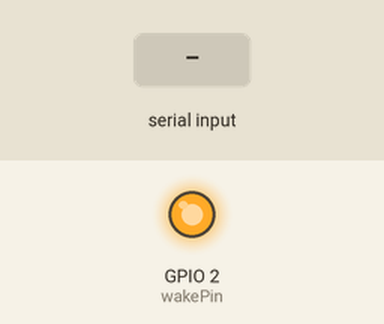
Bench run of a sketch on a simulated ESP8266 (NodeMCU). Shown: output pins drawn as LEDs (lit = HIGH). The inputs (shaded band) are chosen by the test bench. WiFi joins after 1.5 s; servers stay silent unless stated; no MQTT or app messages arrive unless stated; what the sketch prints to the serial monitor is not drawn. At 2.8 s the program puts the board to deep sleep or switches it off; the recording ends there.

Above: at 1.0 s.
1.1 s: "1" received over Serial
At 2.4 s:
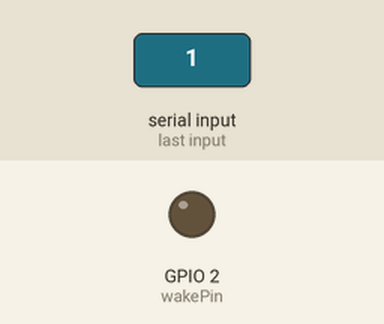
Timing chart, 0 to 2.8 s (numbered marks = the images above; inputs shaded):
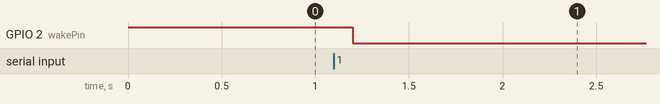

The sketch:

esp8266.ino
```cpp
/*
  Basic ESP8266 MQTT example

  This sketch demonstrates the capabilities of the pubsub library in combination
  with the ESP8266 board/library.

  It connects to an MQTT server then:
  - publishes "hello world" to the topic "outTopic" every two seconds
  - subscribes to the topic "inTopic", printing out any messages
    it receives. NB - it assumes the received payloads are strings not binary
  - If the first character of the topic "inTopic" is an 1, switch ON the ESP Led,
    else switch it off

  It will reconnect to the server if the connection is lost using a blocking
  reconnect function. See the 'mqtt_reconnect_nonblocking' example for how to
  achieve the same result without blocking the main loop.

  To install the ESP8266 board, (using Arduino 1.6.4+):
  - Add the following 3rd party board manager under "File -> Preferences -> Additional Boards Manager URLs":
       http://arduino.esp8266.com/stable/package_esp8266com_index.json
  - Open the "Tools -> Board -> Board Manager" and click install for the ESP8266"
  - Select your ESP8266 in "Tools -> Board"

*/

#include <ESP8266WiFi.h>
#include <PubSubClient.h>

// Update these with values suitable for your network.

const char* ssid = "Kvinderegensen";
const char* password = "qralumne";
const char* mqtt_server = "87.63.168.126";

const char* serverUser = "admin";
const char* serverPassword = "Strandparken57";

const char* dataOut[2];


String inputString = "";         // a String to hold incoming data
boolean stringComplete = false;
WiFiClient espClient;
PubSubClient client(espClient);
long lastMsg = 0;

char msg[50];
int value = 0;
int wakePin = 2;
String data[4];
int sensorNumber = 2;
char input;
int error = 0;
String content = "";


void setup() {
  //  pinMode(BUILTIN_LED, OUTPUT);     // Initialize the BUILTIN_LED pin as an output
  pinMode(wakePin, OUTPUT);
  Serial.begin(115200);

  digitalWrite(wakePin, HIGH);
  delay(200);
  while (!(Serial.available())) {
    if (Serial.available()) {
      break;
    }
  }
  while (Serial.available()) {
    delay(100);
    input = Serial.read();
    content.concat(input);

  }

  //data[0] = "1";
  //data[1] = "2";
  /*
    for(int i = 0; i < sensorNumber; i++){ //convert data from int to const char*
    dataOut[i] = data[i].c_str();
    }
  */
  for (int i = 0; i < sensorNumber; i++) { //convert data from int to const char*
    dataOut[i] = content.c_str();
  }
  //dataOut[1] = String(input).c_str();
  digitalWrite(wakePin, LOW);
  setup_wifi();
  client.setServer(mqtt_server, 1883);
  client.setCallback(callback);

  if (!client.connected()) {
    reconnect();
  }

  client.loop();

  for (int i = 0; i < sensorNumber; i++) {
    snprintf (msg, 75, "data%ld", i);
    client.publish(msg, dataOut[i]);
  }
  snprintf (msg, 75, "hello world #%ld", value);
  Serial.println(msg);


  client.publish("outTopic", msg);
  ESP.deepSleep(3600 * 1000000);
}

void setup_wifi() {

  delay(10);
  // We start by connecting to a WiFi network
  Serial.println();
  Serial.print("Connecting to ");
  Serial.println(ssid);

  WiFi.begin(ssid, password);

  while (WiFi.status() != WL_CONNECTED) {
    delay(500);
    Serial.print(".");
  }

  Serial.println("");
  Serial.println("WiFi connected");
  Serial.println("IP address: ");
  Serial.println(WiFi.localIP());
}

void callback(char* topic, byte* payload, unsigned int length) {
  Serial.print("Message arrived [");
  Serial.print(topic);
  Serial.print("] ");
  for (int i = 0; i < length; i++) {
    Serial.print((char)payload[i]);
  }
  Serial.println();

  // Switch on the LED if an 1 was received as first character
  if ((char)payload[0] == '1') {
    digitalWrite(BUILTIN_LED, LOW);   // Turn the LED on (Note that LOW is the voltage level
    // but actually the LED is on; this is because
    // it is acive low on the ESP-01)
  } else {
    digitalWrite(BUILTIN_LED, HIGH);  // Turn the LED off by making the voltage HIGH
  }

}

void reconnect() {
  // Loop until we're reconnected
  while (!client.connected()) {
    Serial.print("Attempting MQTT connection...");
    // Attempt to connect
    if (client.connect("ESP8266Client", serverUser, serverPassword)) {
      Serial.println("connected");
      // Once connected, publish an announcement...
      //client.publish("outTopic", "hello world");
      // ... and resubscribe
      client.subscribe("inTopic");
    } else {
      Serial.print("failed, rc=");
      Serial.print(client.state());
      Serial.println(" try again in 5 seconds");
      // Wait 5 seconds before retrying
      delay(5000);
    }
  }
}
void loop() {


}
```

Measured:
- after the input at 1.1 s, GPIO 2 (wakePin): HIGH → LOW after 0.10 s
